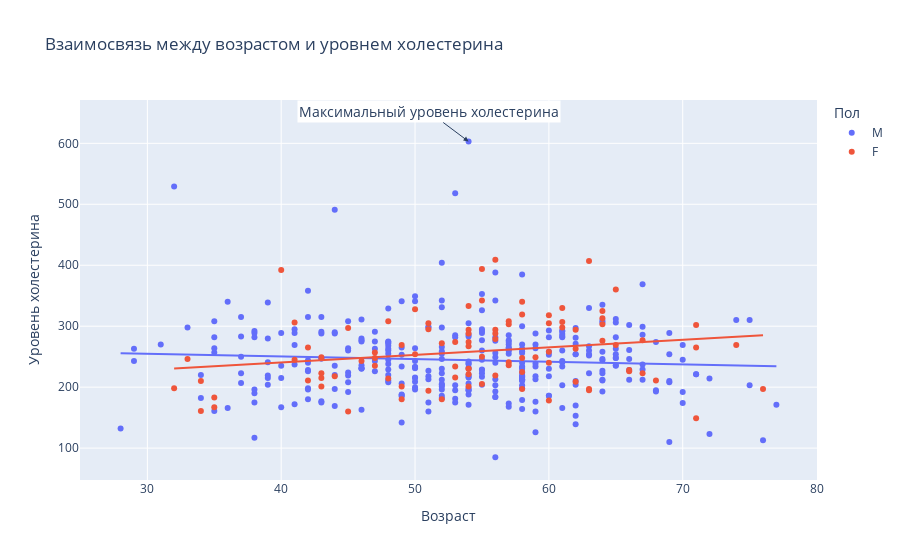

The code cell stored with this chart in its notebook:
### Markdown cell above
Видим выбросы в столбце уровня холестерина в крови пациента, построим скетерплот для более детального анализа

### Code cell
# Создание графика рассеяния с линией тренда OLS
fig = px.scatter(
    train, 
    x="age", 
    y="cholesterol", 
    trendline="ols",  # Добавление линии тренда OLS
    color="sex",  # Цвет для различия полов
    title="Взаимосвязь между возрастом и уровнем холестерина"
)

# Настройка подписей осей
fig.update_layout(
    xaxis_title="Возраст",
    yaxis_title="Уровень холестерина",
    legend_title="Пол"
)

# Добавление аннотации (пример)
highest_chol = train[train['cholesterol'] == train['cholesterol'].max()]
fig.add_annotation(
    x=highest_chol['age'].values[0],
    y=highest_chol['cholesterol'].values[0],
    text="Максимальный уровень холестерина",
    showarrow=True,
    arrowhead=2,
    ax=-40,  # Смещение по оси X
    ay=-30,  # Смещение по оси Y
    bgcolor="white",
    font=dict(size=14)
)

# Установка сетки для улучшения читаемости
fig.update_xaxes(showgrid=True)
fig.update_yaxes(showgrid=True)

# Отображение графика
fig.show()

### Figure 1 — Plotly figure (JSON) as saved in the notebook; plotly's stock layout.template omitted (floating-point values rounded to 4 significant figures; data arrays with more than 128 entries replaced by an {"elided": "..."} marker saying what was removed)
{"data": [{"hovertemplate": "sex=M<br>age=%{x}<br>cholesterol=%{y}<extra></extra>", "legendgroup": "M", "marker": {"color": "#636efa", "symbol": "circle"}, "mode": "markers", "name": "M", "orientation": "v", "showlegend": true, "type": "scatter", "x": {"elided": "477 int values"}, "xaxis": "x", "y": {"elided": "477 int values"}, "yaxis": "y"}, {"hovertemplate": "<b>OLS trendline</b><br>cholesterol = -0.432398 * age + 267.533<br>R<sup>2</sup>=0.004964<br><br>sex=M<br>age=%{x}<br>cholesterol=%{y} <b>(trend)</b><extra></extra>", "legendgroup": "M", "marker": {"color": "#636efa", "symbol": "circle"}, "mode": "lines", "name": "M", "showlegend": false, "type": "scatter", "x": {"elided": "325 int values"}, "xaxis": "x", "y": {"elided": "325 float values"}, "yaxis": "y"}, {"hovertemplate": "sex=F<br>age=%{x}<br>cholesterol=%{y}<extra></extra>", "legendgroup": "F", "marker": {"color": "#EF553B", "symbol": "circle"}, "mode": "markers", "name": "F", "orientation": "v", "showlegend": true, "type": "scatter", "x": [42, 54, 54, 66, 55, 62, 56, 63, 43, 60, 67, 64, 56, 40, 59, 51, 49, 53, 50, 53, 58, 61, 57, 41, 60, 54, 71, 57, 50, null, 58, 67, 54, 46, 51, 34, 63, 33, 35, 62, null, 57, 74, 48, 55, 71, 73, 64, 54, 64, 54, 55, 76, 60, 52, 57, null, 54, 66, 43, 43, 34, 65, 51, 32, null, 56, 53, 71, 62, 54, 35, 47, 56, 63, 38, 48, 64, 61, null, 58, 55, 41, 60, 58, 49, 54, 58, 44, 65, 63, 64, 61, 47, 42, 60, 45, 68, 49, 51, null, null, 43, 47, 62, 56, 45, null, null, 52, 62, 50], "xaxis": "x", "y": [265, 274, 230, 226, 342, null, 294, null, 201, 305, 223, 303, 409, 392, 249, null, 201, 216, null, 234, 248, 330, 241, 245, 178, 294, 149, 303, 328, 219, 340, 277, 288, 243, 305, 161, 407, 246, 183, 209, 341, 308, 269, 308, 250, 302, null, 325, 333, null, 221, 205, 197, 258, 272, 236, 215, 201, 228, 223, 215, 210, 360, 194, 198, 202, 279, 274, 265, null, 267, 167, 235, 219, 197, null, 214, 313, 298, 250, 225, 394, 306, 318, 319, 269, 230, 197, 218, 269, 195, 276, 307, 257, 211, 240, 160, 211, 180, 295, 198, 236, 249, 248, 294, 288, 297, 208, 216, 180, 263, 254], "yaxis": "y"}, {"hovertemplate": "<b>OLS trendline</b><br>cholesterol = 1.24026 * age + 190.78<br>R<sup>2</sup>=0.044398<br><br>sex=F<br>age=%{x}<br>cholesterol=%{y} <b>(trend)</b><extra></extra>", "legendgroup": "F", "marker": {"color": "#EF553B", "symbol": "circle"}, "mode": "lines", "name": "F", "showlegend": false, "type": "scatter", "x": [32, 33, 34, 34, 35, 35, 40, 41, 41, 42, 42, 43, 43, 43, 43, 44, 45, 45, 46, 47, 47, 47, 48, 48, 49, 49, 49, 50, 50, 51, 51, 51, 52, 52, 53, 53, 53, 54, 54, 54, 54, 54, 54, 54, 54, 54, 55, 55, 55, 55, 56, 56, 56, 56, 56, 57, 57, 57, 57, 58, 58, 58, 58, 58, 59, 60, 60, 60, 60, 60, 61, 61, 61, 62, 62, 62, 63, 63, 63, 64, 64, 64, 64, 65, 65, 66, 66, 67, 67, 68, 71, 71, 71, 74, 76], "xaxis": "x", "y": [230.5, 231.7, 232.9, 232.9, 234.2, 234.2, 240.4, 241.6, 241.6, 242.9, 242.9, 244.1, 244.1, 244.1, 244.1, 245.4, 246.6, 246.6, 247.8, 249.1, 249.1, 249.1, 250.3, 250.3, 251.6, 251.6, 251.6, 252.8, 252.8, 254.0, 254.0, 254.0, 255.3, 255.3, 256.5, 256.5, 256.5, 257.8, 257.8, 257.8, 257.8, 257.8, 257.8, 257.8, 257.8, 257.8, 259.0, 259.0, 259.0, 259.0, 260.2, 260.2, 260.2, 260.2, 260.2, 261.5, 261.5, 261.5, 261.5, 262.7, 262.7, 262.7, 262.7, 262.7, 264.0, 265.2, 265.2, 265.2, 265.2, 265.2, 266.4, 266.4, 266.4, 267.7, 267.7, 267.7, 268.9, 268.9, 268.9, 270.2, 270.2, 270.2, 270.2, 271.4, 271.4, 272.6, 272.6, 273.9, 273.9, 275.1, 278.8, 278.8, 278.8, 282.6, 285.0], "yaxis": "y"}], "layout": {"annotations": [{"arrowhead": 2, "ax": -40, "ay": -30, "bgcolor": "white", "font": {"size": 14}, "showarrow": true, "text": "Максимальный уровень холестерина", "x": 54, "y": 603}], "legend": {"title": {"text": "Пол"}, "tracegroupgap": 0}, "title": {"text": "Взаимосвязь между возрастом и уровнем холестерина"}, "xaxis": {"anchor": "y", "domain": [0, 1], "showgrid": true, "title": {"text": "Возраст"}}, "yaxis": {"anchor": "x", "domain": [0, 1], "showgrid": true, "title": {"text": "Уровень холестерина"}}}}
